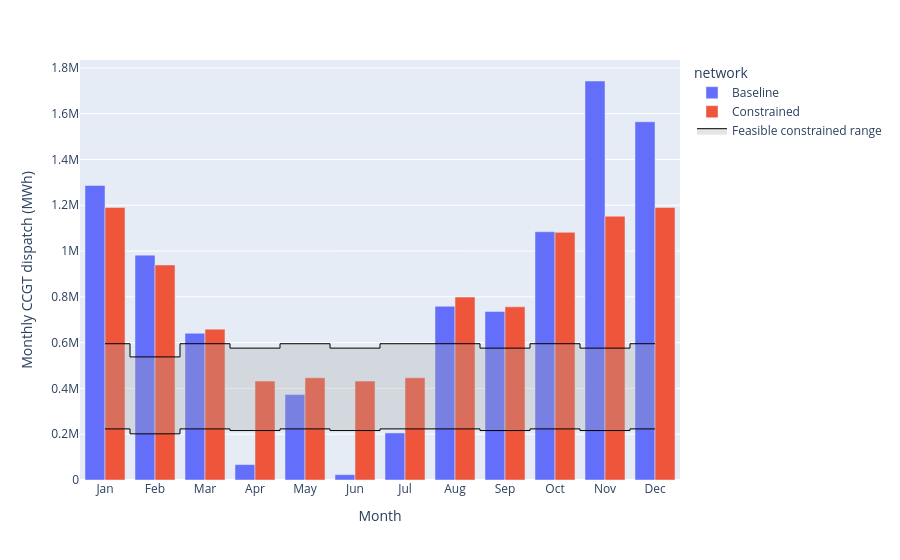

The cell this chart's notebook holds for it:
### Code cell
monthly_energy_balance = periodic_energy_balance(nc, grouper).xs(
    "CCGT", level="carrier", axis=1
)

month_labels = [calendar.month_abbr[m] for m in monthly_bounds.index]
df_plot = (
    monthly_energy_balance.stack().to_frame("Monthly CCGT dispatch (MWh)").reset_index()
)
df_plot["Month"] = df_plot["limit_period"].apply(lambda m: calendar.month_abbr[m])
fig = px.bar(
    df_plot,
    x="Month",
    y="Monthly CCGT dispatch (MWh)",
    color="network",
    barmode="group",
)

# Overlay the monthly bounds to verify that CCGT dispatch is within the limits
common_attrs = {
    "x": month_labels,
    "mode": "lines",
    "legendgroup": "bound",
    "line": {"width": 1, "shape": "hvh", "color": "black"},
}
fig.add_trace(go.Scatter(y=monthly_bounds["p_min"], showlegend=False, **common_attrs))
fig.add_trace(
    go.Scatter(
        y=monthly_bounds["p_max"],
        name="Feasible constrained range",
        fill="tonexty",
        fillcolor="rgba(169, 169, 169, 0.3)",
        **common_attrs,
    )
)

### Figure 1 — Plotly figure (JSON) as saved in the notebook; plotly's stock layout.template omitted (floating-point values rounded to 4 significant figures)
{"data": [{"alignmentgroup": "True", "hovertemplate": "network=Baseline<br>Month=%{x}<br>Monthly CCGT dispatch (MWh)=%{y}<extra></extra>", "legendgroup": "Baseline", "marker": {"color": "#636efa", "pattern": {"shape": ""}}, "name": "Baseline", "offsetgroup": "Baseline", "orientation": "v", "showlegend": true, "textposition": "auto", "type": "bar", "x": ["Jan", "Feb", "Mar", "Apr", "May", "Jun", "Jul", "Aug", "Sep", "Oct", "Nov", "Dec"], "xaxis": "x", "y": [1286000.0, 982100.0, 641000.0, 67390.0, 372900.0, 23350.0, 205600.0, 758800.0, 736100.0, 1084000.0, 1743000.0, 1565000.0], "yaxis": "y"}, {"alignmentgroup": "True", "hovertemplate": "network=Constrained<br>Month=%{x}<br>Monthly CCGT dispatch (MWh)=%{y}<extra></extra>", "legendgroup": "Constrained", "marker": {"color": "#EF553B", "pattern": {"shape": ""}}, "name": "Constrained", "offsetgroup": "Constrained", "orientation": "v", "showlegend": true, "textposition": "auto", "type": "bar", "x": ["Jan", "Feb", "Mar", "Apr", "May", "Jun", "Jul", "Aug", "Sep", "Oct", "Nov", "Dec"], "xaxis": "x", "y": [1190000.0, 939200.0, 659000.0, 432000.0, 446400.0, 432000.0, 446400.0, 798900.0, 756400.0, 1082000.0, 1152000.0, 1190000.0], "yaxis": "y"}, {"legendgroup": "bound", "line": {"color": "black", "shape": "hvh", "width": 1}, "mode": "lines", "showlegend": false, "type": "scatter", "x": ["Jan", "Feb", "Mar", "Apr", "May", "Jun", "Jul", "Aug", "Sep", "Oct", "Nov", "Dec"], "y": [223200.0, 201600.0, 223200.0, 216000.0, 223200.0, 216000.0, 223200.0, 223200.0, 216000.0, 223200.0, 216000.0, 223200.0]}, {"fill": "tonexty", "fillcolor": "rgba(169, 169, 169, 0.3)", "legendgroup": "bound", "line": {"color": "black", "shape": "hvh", "width": 1}, "mode": "lines", "name": "Feasible constrained range", "type": "scatter", "x": ["Jan", "Feb", "Mar", "Apr", "May", "Jun", "Jul", "Aug", "Sep", "Oct", "Nov", "Dec"], "y": [595200.0, 537600.0, 595200.0, 576000.0, 595200.0, 576000.0, 595200.0, 595200.0, 576000.0, 595200.0, 576000.0, 595200.0]}], "layout": {"barmode": "group", "legend": {"title": {"text": "network"}, "tracegroupgap": 0}, "margin": {"t": 60}, "xaxis": {"anchor": "y", "domain": [0.0, 1.0], "title": {"text": "Month"}}, "yaxis": {"anchor": "x", "domain": [0.0, 1.0], "title": {"text": "Monthly CCGT dispatch (MWh)"}}}}
